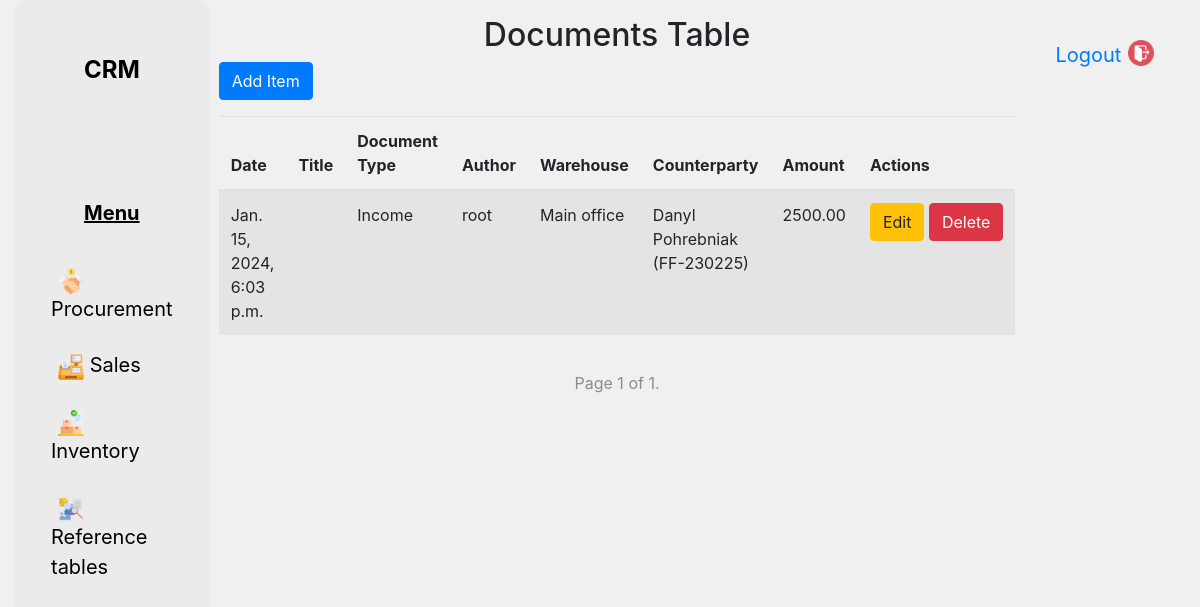
The page /ri/documents/income/ on the database as committed earlier.
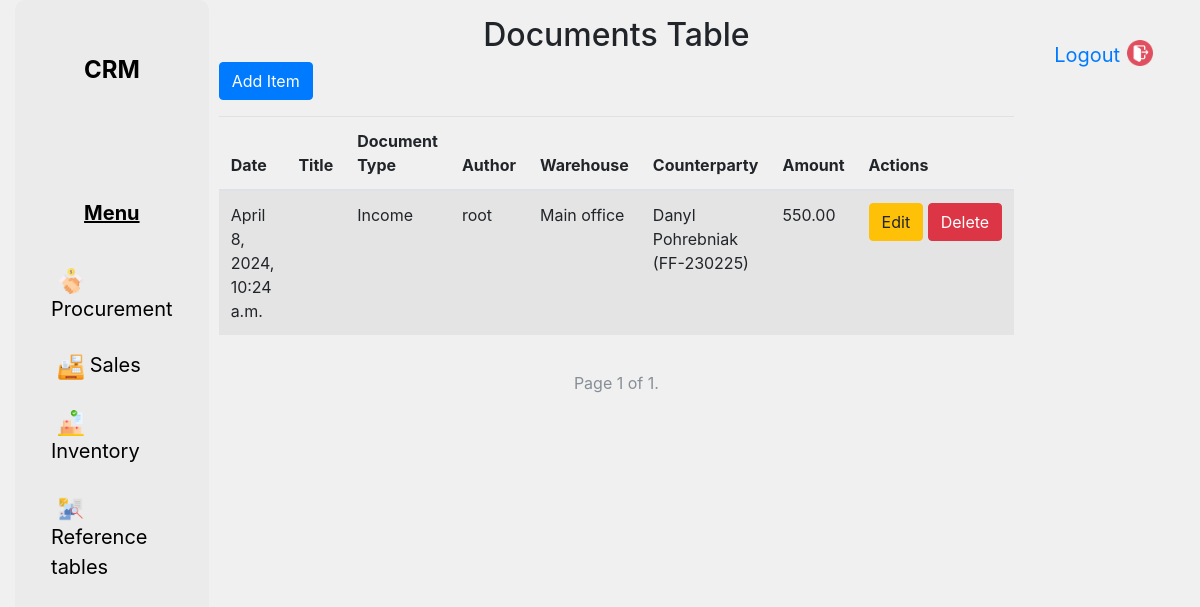
The same page on the database as committed later.
### ri/models.py (models this page shows, shortened)
class Documents(models.Model):
    Date = models.DateTimeField()
    Title = models.CharField(max_length=255)
    Doctype = models.ForeignKey(Doctype, on_delete=models.CASCADE, default=1)
    Author = models.ForeignKey(User, on_delete=models.CASCADE)
    Warehouse = models.ForeignKey(Warehouse, on_delete=models.CASCADE)
    Counterparty = models.ForeignKey(Counterparty, on_delete=models.CASCADE)
    Amount = models.DecimalField(max_digits=10, decimal_places=2)
    class Meta:
        verbose_name_plural = "Documents"

class Doctype(models.Model):
    name = models.CharField(max_length=255, default='')
    def __str__(self):
        return self.name

class Warehouse(models.Model):
    name = models.CharField(max_length=255)
    address = models.TextField()
    def __str__(self):
        return self.name

class Counterparty(models.Model):
    name = models.CharField(max_length=255)
    first_name = models.CharField(max_length=255)
    last_name = models.CharField(max_length=255)
    id_card = models.CharField(max_length=20)
    phone = models.CharField(max_length=15)
    def __str__(self):
        return f"{self.first_name} {self.last_name} ({self.id_card})"
    class Meta:
        verbose_name_plural = "Counterparties"

### ri/views.py (the view)
# urls.py: path('documents/<str:document_type>/', views.display_documents, name='display_documents'),
def display_documents(request, document_type):
    documents = Documents.objects.all()
    if document_type:
        documents = documents.filter(Doctype__name__iexact=document_type)
    paginator = Paginator(documents, 10)  # 10 items per page
    page = request.GET.get('page')
    try:
        items = paginator.page(page)
    except PageNotAnInteger:
        items = paginator.page(1)
    except EmptyPage:
        items = paginator.page(paginator.num_pages)
    context = {
        'document_type': document_type,  # This line was missing
        'documents': items,
        'fields': [field.name for field in Documents._meta.fields],
        'document_fields': [{field.name: getattr(document, field.name) for field in document._meta.fields} for document
                            in items],
    }
    return render(request, 'display_documents.html', context)

### ri/templates/display_documents.html (shortened to what this page needs)
{% extends 'base_template.html' %}
{% block content %}
    <div class="container">
        <div class="row justify-content-center mt-3">
            <h2>Documents Table</h2>
        </div>
        <div class="row justify-content-left mb-3">
            <a class="btn btn-primary" href="{% url 'add_document_view' document_type=document_type|lower %}">Add Item</a>
        </div>
        <div class="row justify-content-center">
            <div class="table-responsive">
                <table class="table table-striped">
                    <thead>
                        <tr>
                            <th>Date</th>
                            <th>Title</th>
                            <th>Document Type</th>
                            <th>Author</th>
                            <th>Warehouse</th>
                            <th>Counterparty</th>
                            <th>Amount</th>
                            <th>Actions</th>
                        </tr>
                    </thead>
                    <tbody>
                        {% for document in documents %}
                            <tr>
                                <td>{{ document.Date }}</td>
                                <td>{{ document.Title }}</td>
                                <td>{{ document.Doctype }}</td>
                                <td>{{ document.Author }}</td>
                                <td>{{ document.Warehouse }}</td>
                                <td>{{ document.Counterparty }}</td>
                                <td>{{ document.Amount }}</td>
                                <td>
                                    <div class="btn-group" role="group">
                                        <form method="post" action="{% url 'edit_document_view' document_type=document.Doctype|lower pk=document.id %}" style="display: inline;">
                                            <button type="submit" class="btn btn-warning">Edit</button>
                                        </form>
                                        <form method="post" action="{% url 'delete_document_view' document_type=document.Doctype|lower pk=document.id %}" style="display: inline;">
                                            <button type="submit" class="btn btn-danger">Delete</button>
                                        </form>
                                    </div>
                                </td>
                            </tr>
                        {% endfor %}
                    </tbody>
                </table>
            </div>
        </div>
        <div class="row justify-content-center">
            <nav aria-label="Page navigation">
                <ul class="pagination">
                    <li class="page-item disabled">
                        Page {{ documents.number }} of {{ documents.paginator.num_pages }}.
                    </li>
                </ul>
            </nav>
        </div>
    </div>
{% endblock %}

### ri/templates/base_template.html (shortened to what this page needs)
{% load static %}
<!DOCTYPE html>
<html lang="en">
<head>
    <link rel="stylesheet" href="https://stackpath.bootstrapcdn.com/bootstrap/4.3.1/css/bootstrap.min.css">
</head>
<body>
    <div class="container-fluid">
        <div class="sidebar">
            <div class="logo">CRM</div>
            <div class="menu">
                <a class="nav-link" href="{% url 'home' %}">Menu</a>
            </div>
            <ul class="nav flex-column">
                <li class="nav-item">
                    <a class="nav-link" href="{% url 'display_documents' 'income' %}">
                        <img src="{% static 'procurement.png' %}" alt="Logout" width="26" height="26" style="margin-left: 7px;"> Procurement</a>
                </li>
                <li class="nav-item">
                    <a class="nav-link" href="{% url 'display_documents' 'expense' %}">
                        <img src="{% static 'cash-register.png' %}" alt="Logout" width="26" height="26" style="margin-left: 7px;"> Sales</a>
                </li>
                <li class="nav-item">
                    <a class="nav-link" href="{% url 'inventory_view' %}">
                        <img src="{% static 'inventory.png' %}" alt="Logout" width="26" height="26" style="margin-left: 7px;"> Inventory</a>
                </li>
                <li class="nav-item">
                    <a class="nav-link" href="{% url 'reference_tables' %}">
                        <img src="{% static 'research.png' %}" alt="Logout" width="26" height="26" style="margin-left: 7px;"> Reference tables</a>
                </li>
            </ul>
        </div>
        {% block content %}{% endblock %}
        <div class="logout-link">
            <a href="{% url 'login' %}" class="logout-link">
                Logout <img src="{% static 'logout.png' %}" alt="Logout" width="26" height="26" style="margin-left: 7px;">
            </a>
        </div>
    </div>
</body>
</html>

### ri/templates/base_template.html (style rules this page uses)
body { background-color: #F0F0F0; margin: 0; }
.container-fluid { display: flex; height: 100vh; }
.sidebar { background-color: #EBEBEB; color: #000000; padding: 20px; border-radius: 10px; width: 300px; margin-right: 10px; }
.logo { font-size: 24px; font-weight: bold; margin-bottom: 20px; text-align: center; line-height: 100px; }
.nav-link { color: #000000; font-size: 20px; margin-bottom: 10px; }
.logout-link { color: #007bff; padding: 20px; font-size: 20px; display: flex; justify-content: flex-end; margin-right: 25px; }
.menu { font-size: 20px; font-weight: bold; margin-bottom: 20px; text-align: center; padding-top: 50px; text-decoration: underline; }
.pagination { margin-top: 20px; display: flex; justify-content: center; align-items: center; }
.pagination li { margin: 0 5px; }
.pagination .disabled { color: #868e96; cursor: not-allowed; }

Rows that differ between the two databases and show on the page:
removed Documents: Date "Jan. 15, 2024, 6:03 p.m.", Doctype "Income", Author "root", Warehouse "Main office", Counterparty "Danyl Pohrebniak (FF-230225)", Amount "2500.00"
added Documents: Date "April 8, 2024, 10:24 a.m.", Doctype "Income", Author "root", Warehouse "Main office", Counterparty "Danyl Pohrebniak (FF-230225)", Amount "550.00"
